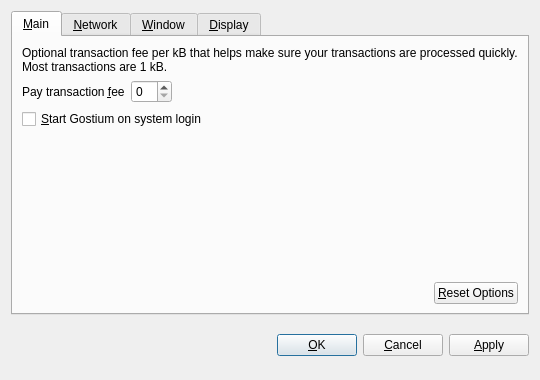
<?xml version="1.0" encoding="UTF-8"?>
<ui version="4.0">
 <class>OptionsDialog</class>
 <widget class="QDialog" name="OptionsDialog">
  <property name="geometry">
   <rect>
    <x>0</x>
    <y>0</y>
    <width>540</width>
    <height>380</height>
   </rect>
  </property>
  <property name="windowTitle">
   <string>Options</string>
  </property>
  <property name="modal">
   <bool>true</bool>
  </property>
  <layout class="QVBoxLayout" name="verticalLayout">
   <item>
    <widget class="QTabWidget" name="tabWidget">
     <property name="tabPosition">
      <enum>QTabWidget::North</enum>
     </property>
     <property name="currentIndex">
      <number>0</number>
     </property>
     <widget class="QWidget" name="tabMain">
      <attribute name="title">
       <string>&amp;Main</string>
      </attribute>
      <layout class="QVBoxLayout" name="verticalLayout_Main">
       <item>
        <widget class="QLabel" name="transactionFeeInfoLabel">
         <property name="text">
          <string>Optional transaction fee per kB that helps make sure your transactions are processed quickly. Most transactions are 1 kB.</string>
         </property>
         <property name="textFormat">
          <enum>Qt::PlainText</enum>
         </property>
         <property name="wordWrap">
          <bool>true</bool>
         </property>
        </widget>
       </item>
       <item>
        <layout class="QHBoxLayout" name="horizontalLayout_1_Main">
         <item>
          <widget class="QLabel" name="transactionFeeLabel">
           <property name="text">
            <string>Pay transaction &amp;fee</string>
           </property>
           <property name="textFormat">
            <enum>Qt::PlainText</enum>
           </property>
           <property name="buddy">
            <cstring>transactionFee</cstring>
           </property>
          </widget>
         </item>
         <item>
          <widget class="BitcoinAmountField" name="transactionFee"/>
         </item>
         <item>
          <spacer name="horizontalSpacer_1_Main">
           <property name="orientation">
            <enum>Qt::Horizontal</enum>
           </property>
           <property name="sizeHint" stdset="0">
            <size>
             <width>40</width>
             <height>20</height>
            </size>
           </property>
          </spacer>
         </item>
        </layout>
       </item>
       <item>
        <widget class="QCheckBox" name="bitcoinAtStartup">
         <property name="toolTip">
          <string>Automatically start Gostium after logging in to the system.</string>
         </property>
         <property name="text">
          <string>&amp;Start Gostium on system login</string>
         </property>
        </widget>
       </item>
       <item>
        <spacer name="verticalSpacer_Main">
         <property name="orientation">
          <enum>Qt::Vertical</enum>
         </property>
         <property name="sizeHint" stdset="0">
          <size>
           <width>20</width>
           <height>40</height>
          </size>
         </property>
        </spacer>
       </item>
       <item>
        <layout class="QHBoxLayout" name="horizontalLayout_2_Main">
         <item>
          <spacer name="horizontalSpacer_2_Main">
           <property name="orientation">
            <enum>Qt::Horizontal</enum>
           </property>
           <property name="sizeHint" stdset="0">
            <size>
             <width>40</width>
             <height>20</height>
            </size>
           </property>
          </spacer>
         </item>
         <item>
          <widget class="QPushButton" name="resetButton">
           <property name="toolTip">
            <string>Reset all client options to default.</string>
           </property>
           <property name="text">
            <string>&amp;Reset Options</string>
           </property>
           <property name="autoDefault">
            <bool>false</bool>
           </property>
          </widget>
         </item>
        </layout>
       </item>
      </layout>
     </widget>
     <widget class="QWidget" name="tabNetwork">
      <attribute name="title">
       <string>&amp;Network</string>
      </attribute>
      <layout class="QVBoxLayout" name="verticalLayout_Network">
       <item>
        <widget class="QCheckBox" name="connectSocks">
         <property name="toolTip">
          <string>Connect to the Gostium network through a SOCKS proxy (e.g. when connecting through Tor).</string>
         </property>
         <property name="text">
          <string>&amp;Connect through SOCKS proxy:</string>
         </property>
        </widget>
       </item>
       <item>
        <layout class="QHBoxLayout" name="horizontalLayout_Network">
         <item>
          <widget class="QLabel" name="proxyIpLabel">
           <property name="text">
            <string>Proxy &amp;IP:</string>
           </property>
           <property name="textFormat">
            <enum>Qt::PlainText</enum>
           </property>
           <property name="buddy">
            <cstring>proxyIp</cstring>
           </property>
          </widget>
         </item>
         <item>
          <widget class="QValidatedLineEdit" name="proxyIp">
           <property name="maximumSize">
            <size>
             <width>140</width>
             <height>16777215</height>
            </size>
           </property>
           <property name="toolTip">
            <string>IP address of the proxy (e.g. 127.0.0.1)</string>
           </property>
          </widget>
         </item>
         <item>
          <widget class="QLabel" name="proxyPortLabel">
           <property name="text">
            <string>&amp;Port:</string>
           </property>
           <property name="textFormat">
            <enum>Qt::PlainText</enum>
           </property>
           <property name="buddy">
            <cstring>proxyPort</cstring>
           </property>
          </widget>
         </item>
         <item>
          <widget class="QLineEdit" name="proxyPort">
           <property name="maximumSize">
            <size>
             <width>55</width>
             <height>16777215</height>
            </size>
           </property>
           <property name="toolTip">
            <string>Port of the proxy (e.g. 9050)</string>
           </property>
          </widget>
         </item>
         <item>
          <widget class="QLabel" name="socksVersionLabel">
           <property name="text">
            <string>SOCKS &amp;Version:</string>
           </property>
           <property name="textFormat">
            <enum>Qt::PlainText</enum>
           </property>
           <property name="buddy">
            <cstring>socksVersion</cstring>
           </property>
          </widget>
         </item>
         <item>
          <widget class="QValueComboBox" name="socksVersion">
           <property name="toolTip">
            <string>SOCKS version of the proxy (e.g. 5)</string>
           </property>
          </widget>
         </item>
         <item>
          <spacer name="horizontalSpacer_Network">
           <property name="orientation">
            <enum>Qt::Horizontal</enum>
           </property>
           <property name="sizeHint" stdset="0">
            <size>
             <width>40</width>
             <height>20</height>
            </size>
           </property>
          </spacer>
         </item>
        </layout>
       </item>
       <item>
        <spacer name="verticalSpacer_Network">
         <property name="orientation">
          <enum>Qt::Vertical</enum>
         </property>
         <property name="sizeHint" stdset="0">
          <size>
           <width>20</width>
           <height>40</height>
          </size>
         </property>
        </spacer>
       </item>
      </layout>
     </widget>
     <widget class="QWidget" name="tabWindow">
      <attribute name="title">
       <string>&amp;Window</string>
      </attribute>
      <layout class="QVBoxLayout" name="verticalLayout_Window">
       <item>
        <widget class="QCheckBox" name="minimizeToTray">
         <property name="toolTip">
          <string>Show only a tray icon after minimizing the window.</string>
         </property>
         <property name="text">
          <string>&amp;Minimize to the tray instead of the taskbar</string>
         </property>
        </widget>
       </item>
       <item>
        <widget class="QCheckBox" name="minimizeOnClose">
         <property name="toolTip">
          <string>Minimize instead of exit the application when the window is closed. When this option is enabled, the application will be closed only after selecting Quit in the menu.</string>
         </property>
         <property name="text">
          <string>M&amp;inimize on close</string>
         </property>
        </widget>
       </item>
       <item>
        <widget class="QCheckBox" name="silentMode">
         <property name="toolTip">
          <string>Suppress notifications and tray animations</string>
         </property>
         <property name="text">
          <string>Silent mode</string>
         </property>
        </widget>
       </item>
       <item>
        <spacer name="verticalSpacer_Window">
         <property name="orientation">
          <enum>Qt::Vertical</enum>
         </property>
         <property name="sizeHint" stdset="0">
          <size>
           <width>20</width>
           <height>40</height>
          </size>
         </property>
        </spacer>
       </item>
      </layout>
     </widget>
     <widget class="QWidget" name="tabDisplay">
      <attribute name="title">
       <string>&amp;Display</string>
      </attribute>
      <layout class="QVBoxLayout" name="verticalLayout_Display">
       <item>
        <layout class="QHBoxLayout" name="horizontalLayout_1_Display">
         <item>
          <widget class="QLabel" name="langLabel">
           <property name="text">
            <string>User Interface &amp;language:</string>
           </property>
           <property name="textFormat">
            <enum>Qt::PlainText</enum>
           </property>
           <property name="buddy">
            <cstring>lang</cstring>
           </property>
          </widget>
         </item>
         <item>
          <widget class="QValueComboBox" name="lang">
           <property name="toolTip">
            <string>The user interface language can be set here. This setting will take effect after restarting Gostium.</string>
           </property>
          </widget>
         </item>
        </layout>
       </item>
       <item>
        <layout class="QHBoxLayout" name="horizontalLayout_2_Display">
         <item>
          <widget class="QLabel" name="unitLabel">
           <property name="text">
            <string>&amp;Unit to show amounts in:</string>
           </property>
           <property name="textFormat">
            <enum>Qt::PlainText</enum>
           </property>
           <property name="buddy">
            <cstring>unit</cstring>
           </property>
          </widget>
         </item>
         <item>
          <widget class="QValueComboBox" name="unit">
           <property name="toolTip">
            <string>Choose the default subdivision unit to show in the interface and when sending coins.</string>
           </property>
          </widget>
         </item>
        </layout>
       </item>
       <item>
        <widget class="QCheckBox" name="displayAddresses">
         <property name="toolTip">
          <string>Whether to show Gostium addresses in the transaction list or not.</string>
         </property>
         <property name="text">
          <string>&amp;Display addresses in transaction list</string>
         </property>
        </widget>
       </item>
       <item>
        <widget class="QCheckBox" name="coinControlFeatures">
         <property name="toolTip">
          <string>Whether to show coin control features or not.</string>
         </property>
         <property name="text">
          <string>Display coin &amp;control features (experts only!)</string>
         </property>
        </widget>
       </item>
       <item>
        <spacer name="verticalSpacer_Display">
         <property name="orientation">
          <enum>Qt::Vertical</enum>
         </property>
         <property name="sizeHint" stdset="0">
          <size>
           <width>20</width>
           <height>40</height>
          </size>
         </property>
        </spacer>
       </item>
      </layout>
     </widget>
    </widget>
   </item>
   <item>
    <layout class="QHBoxLayout" name="horizontalLayout_Buttons">
     <item>
      <spacer name="horizontalSpacer_1">
       <property name="orientation">
        <enum>Qt::Horizontal</enum>
       </property>
       <property name="sizeHint" stdset="0">
        <size>
         <width>40</width>
         <height>48</height>
        </size>
       </property>
      </spacer>
     </item>
     <item>
      <widget class="QLabel" name="statusLabel">
       <property name="font">
        <font>
         <weight>75</weight>
         <bold>true</bold>
        </font>
       </property>
       <property name="text">
        <string/>
       </property>
       <property name="textFormat">
        <enum>Qt::PlainText</enum>
       </property>
       <property name="wordWrap">
        <bool>true</bool>
       </property>
      </widget>
     </item>
     <item>
      <spacer name="horizontalSpacer_2">
       <property name="orientation">
        <enum>Qt::Horizontal</enum>
       </property>
       <property name="sizeHint" stdset="0">
        <size>
         <width>40</width>
         <height>48</height>
        </size>
       </property>
      </spacer>
     </item>
     <item>
      <widget class="QPushButton" name="okButton">
       <property name="text">
        <string>&amp;OK</string>
       </property>
      </widget>
     </item>
     <item>
      <widget class="QPushButton" name="cancelButton">
       <property name="text">
        <string>&amp;Cancel</string>
       </property>
       <property name="autoDefault">
        <bool>false</bool>
       </property>
      </widget>
     </item>
     <item>
      <widget class="QPushButton" name="applyButton">
       <property name="text">
        <string>&amp;Apply</string>
       </property>
       <property name="autoDefault">
        <bool>false</bool>
       </property>
      </widget>
     </item>
    </layout>
   </item>
  </layout>
 </widget>
 <customwidgets>
  <customwidget>
   <class>BitcoinAmountField</class>
   <extends>QSpinBox</extends>
   <header>bitcoinamountfield.h</header>
  </customwidget>
  <customwidget>
   <class>QValueComboBox</class>
   <extends>QComboBox</extends>
   <header>qvaluecombobox.h</header>
  </customwidget>
  <customwidget>
   <class>QValidatedLineEdit</class>
   <extends>QLineEdit</extends>
   <header>qvalidatedlineedit.h</header>
  </customwidget>
 </customwidgets>
 <resources/>
 <connections/>
</ui>
